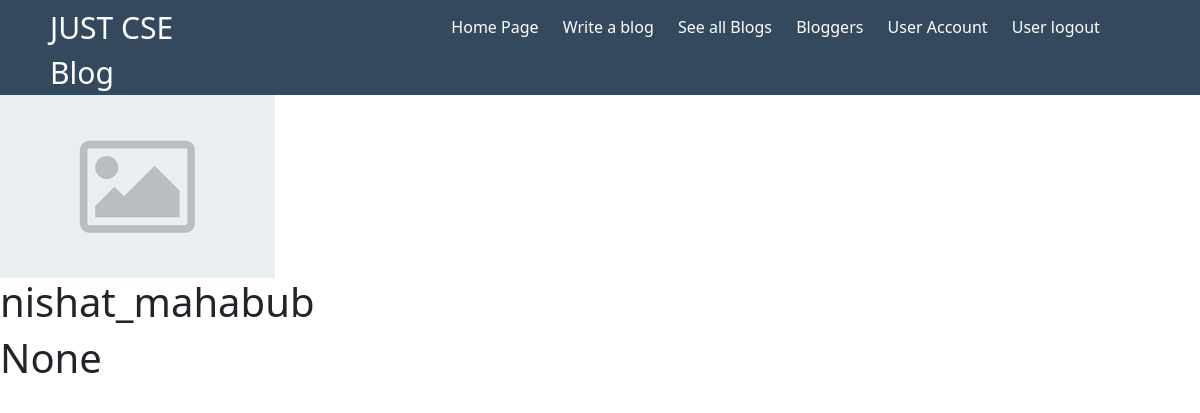
Screenshot of /users/profile/8/ (signed in) with the database file from the repository.
### users/models.py (models this page shows, shortened)
class profile(models.Model):
    user = models.OneToOneField(User, on_delete=models.CASCADE,blank=True,null=True)
    name= models.CharField(max_length=100,blank=True,null=True)
    username = models.CharField(max_length=100,blank=True,null=True)
    email = models.EmailField(blank=True,null=True)
    bio= models.CharField(max_length=300,blank=True,null=True)
    profile_image= models.ImageField(blank=True,null=True,upload_to='profile/',default='default.png')

### users/views.py (the view)
# urls.py: path("profile/<str:pk>/", views.single_profile,name='profile'),
@login_required(login_url='login')
def single_profile(request,pk):
    ob = profile.objects.get(id=pk)
    context={'profile':ob}
    return render(request,'users/profile.html',context)

### users/templates/users/profile.html (shortened to what this page needs)
{% include 'navbar.html' %}
<!DOCTYPE html>
<html lang="en">
<head>
</head>
<body>
    <div >
        <img src="{{profile.profile_image.url}}" alt="">
        <h1>{{ profile.name }}</h1>
        <h1>{{ profile.bio }}</h1>
    </div>
</body>
</html>

### rows the page displays
profile: profile_image (placeholder picture), name "nishat_mahabub", bio "None"
